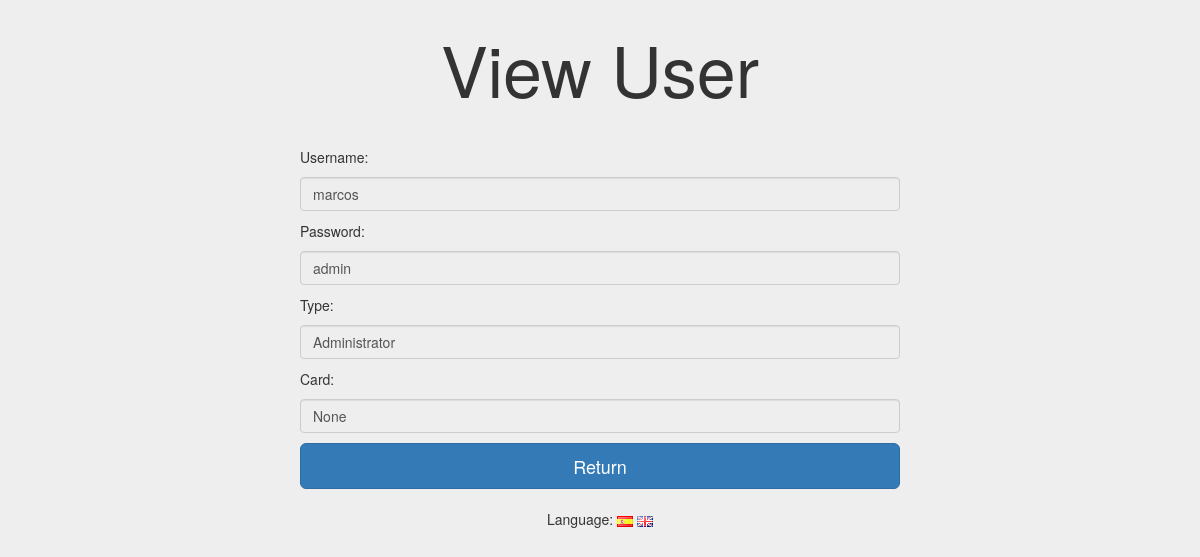
The page /index.php?controller=users&action=view&username=marcos (signed in) on the database as committed earlier.
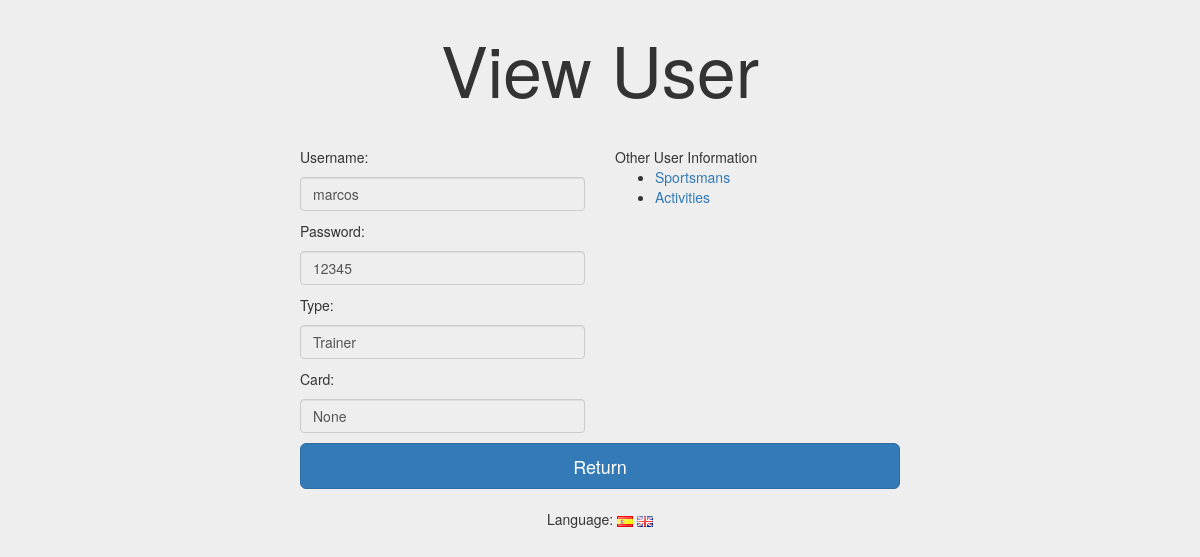
The same page on the database as committed later.
### tables this page shows
CREATE TABLE users (
	id INT(11) NOT NULL AUTO_INCREMENT,
	username VARCHAR(255) UNIQUE NOT NULL,
	password VARCHAR(255) NOT NULL,
	tipo ENUM('deportista','entrenador','administrador') NOT NULL,
	subtipo ENUM('tdu', 'pef'),
	entrenador INT(11),
	
	PRIMARY KEY (id),
	FOREIGN KEY (entrenador) REFERENCES users(id)
);

### core/ViewManager.php (called while the page is built, shortened)
<?php
class ViewManager {
	private $fragmentContents = array();
	private $variables = array();
	private $currentFragment = self::DEFAULT_FRAGMENT;
	private $layout = "default";
	private function saveCurrentFragment() {
		$this->fragmentContents[$this->currentFragment].=ob_get_contents();
	}
	public function moveToFragment($name) {
		$this->currentFragment = $name;
	}
	public function getFragment($fragment, $default="") {
		return $this->fragmentContents[$fragment];
	}
	public function setVariable($varname, $value, $flash=false) {
		$this->variables[$varname] = $value;
	}
	public function getVariable($varname, $default=NULL) {
		if (!isset($this->variables[$varname])) {
			return $default;
		}
		return $this->variables[$varname];
	}
	public function setLayout($layout) {
		$this->layout = $layout;
	}
	public function render($controller, $viewname) {
		include(__DIR__."/../view/$controller/$viewname.php");
		$this->renderLayout();
	}
	private function renderLayout() {
		include(__DIR__."/../view/layouts/".$this->layout.".php");
	}
	private static $viewmanager_singleton = NULL;
	public static function getInstance() {
		if (self::$viewmanager_singleton == null) {
			self::$viewmanager_singleton = new ViewManager();
		}
		return self::$viewmanager_singleton;
	}
}

### controller/UsersController.php (called while the page is built, shortened)
<?php
require_once(__DIR__."/../core/ViewManager.php");
require_once(__DIR__."/../core/I18n.php");
require_once(__DIR__."/../model/User.php");
require_once(__DIR__."/../model/UserMapper.php");
class UsersController extends BaseController {
	private $userMapper;
	public function __construct() {
		$this->userMapper = new UserMapper();
	}
	public function view(){
		$username = $_REQUEST["username"];
		$user = $this->userMapper->findByUsername($username);
		$trainer = $this->userMapper->findById($user->getEntrenador());
		$this->view->setVariable("user", $user);
		$this->view->setVariable("trainer", $trainer);
		$this->view->setLayout("welcome");
		$this->view->render("users", "view");
	}
}

### index.php (called while the page is built, shortened)
<?php
function run() {
	try {
		$controller = loadController($_GET["controller"]);
		$actionName = $_GET["action"];
		$controller->$actionName();
	} catch(Exception $ex) {
		die(i18n("An error has ocurred.<br>").$ex->getMessage());
	}
}
function loadController($controllerName) {
	return new $controllerClassName();
}
run();
?>

### model/User.php (called while the page is built, shortened)
<?php
class User {
	private $username;
	private $password;
	private $tipo;
	private $subtipo;
	public function __construct($id=NULL, $username=NULL, $password=NULL, $tipo=NULL, $subtipo=NULL, $entrenador=NULL) {
		$this->username = $username;
		$this->password = $password;
		$this->tipo = $tipo;
		$this->subtipo = $subtipo;
	}
	public function getUsername() {
		return $this->username;
	}
	public function getPassword() {
		return $this->password;
	}
	public function getTipo() {
		return $this->tipo;
	}
	public function getSubtipo() {
		return $this->subtipo;
	}
	public function setUsername($username) {
		$this->username = $username;
	}
	public function setTipo($tipo) {
		$this->tipo = $tipo;
	}
}

### model/UserMapper.php (called while the page is built, shortened)
<?php
require_once(__DIR__."/../core/PDOConnection.php");
class UserMapper {
	private $db;
	public function __construct() {
		$this->db = PDOConnection::getInstance();
	}
	public function findByUsername($username){
		$stmt = $this->db->prepare("SELECT * FROM users WHERE username=?");
		$stmt->execute(array($username));
		$user = $stmt->fetch(PDO::FETCH_ASSOC);
		if($user != null) {
			return new User($user["id"],
							$user["username"],
							$user["password"],
							$user["tipo"],
							$user["subtipo"],
							$user["entrenador"]);
		} else {
			return NULL;
		}
	}
}

### core/PDOConnection.php (called while the page is built)
<?php
class PDOConnection {
	private static $dbhost = "127.0.0.1";
	private static $dbname = "gesgym";
	private static $dbuser = "gguser";
	private static $dbpass = "ggpass";
	private static $db_singleton = null;
	public static function getInstance() {
		if (self::$db_singleton == null) {
			self::$db_singleton = new PDO(
				"mysql:host=".self::$dbhost.";dbname=".self::$dbname.";charset=utf8",
				self::$dbuser,
				self::$dbpass,
				array(
					PDO::ATTR_EMULATE_PREPARES => false,
					PDO::ATTR_ERRMODE => PDO::ERRMODE_EXCEPTION
				)
			);
		}
		return self::$db_singleton;
	}
}
?>

### core/I18n.php (called while the page is built, shortened)
<?php
class I18n {
	private $messages;
	public function setLanguage($language) {
		$this->messages = $i18n_messages;
	}
	public function i18n($key) {
		if (isset($this->messages[$key])){
			return $this->messages[$key];
		}else{
			return $key;
		}
	}
	private static $i18n_singleton = null;
	public static function getInstance() {
		if (self::$i18n_singleton == NULL) {
			self::$i18n_singleton = new I18n();
		}
		return self::$i18n_singleton;
	}
}
function i18n($key) {
	return I18n::getInstance()->i18n($key);
}

### view/users/view.php (the view, shortened to what this page needs)
<?php
require_once(__DIR__."/../../core/ViewManager.php");
$view = ViewManager::getInstance();
$user = $view->getVariable("user");
$view->setVariable("title", i18n("GesGym - View User"));
$view->setVariable("header", i18n("View User"));
?>
			<div class="row">
				<div class="col-sm-<?php if($user->getTipo() == "administrador") print "12"; else print "6"; ?>">
					<?=i18n("Username")?>:
					<input disabled type="text" class="form-control" placeholder="<?=i18n("Username")?>" value="<?=$user->getUsername()?>"/>
					<?=i18n("Password")?>:
					<input disabled type="text" class="form-control" placeholder="<?=i18n("Password")?>" value="<?=$user->getPassword()?>"/>
					<?=i18n("Type")?>:
					<input disabled type="text" class="form-control" placeholder="<?=i18n("Type")?>"
						value="<?php if($user->getTipo() == "deportista"){print i18n("Sportsman");}
									 if($user->getTipo() == "entrenador"){print i18n("Trainer");}
									 if($user->getTipo() == "administrador"){print i18n("Administrator");} ?>"/>
					<?=i18n("Card")?>:
					<input disabled type="text" class="form-control" placeholder="<?=i18n("Card")?>"
						value="<?php if($user->getSubtipo() == null){print i18n("None");}
									 if($user->getSubtipo() == "pef"){print i18n("Get Fit");} ?>"/>
				</div>
<?php if($user->getTipo() != "administrador") { ?>
				<div class="col-sm-6">
					<div><?=i18n("Other User Information")?></div>
<?php if($user->getTipo() == "entrenador") { ?>
					<ul>
						<li><a><?=i18n("Sportsman")?>s</a></li>
						<li><a><?=i18n("Activities")?></a></li>
					</ul>
<?php } ?>
				</div>
<?php } ?>
			</div>
			<a class="btn btn-lg btn-primary btn-block" href="index.php?controller=users&amp;action=usersList"><?=i18n("Return")?></a>
<?=$view->moveToFragment("css")?>		<link rel="stylesheet" type="text/css" href="css/viewUserStyle.css"/>

### view/layouts/welcome.php (shortened to what this page needs)
<?php
$view = ViewManager::getInstance();
?>
<!DOCTYPE html>
<html>
	<head>
		<link rel="stylesheet" type="text/css" href="bootstrap/css/bootstrap.css"/>
		<link rel="stylesheet" type="text/css" href="css/layoutStyle.css"/>
	</head>
	<body>
		<header>
			<h1><?=$view->getVariable("header", "no title")?></h1>
		</header>
		<main>
<?=$view->getFragment(ViewManager::DEFAULT_FRAGMENT)?>
		</main>
		<footer>
<?php include(__DIR__."/languageSelect.php"); ?>
		</footer>
	</body>
</html>

### view/layouts/languageSelect.php (shortened to what this page needs)
<?=i18n("Language")?>:
<a href="index.php?controller=languages&amp;action=change&amp;lang=es"><img src="img/es.gif" alt="<?=i18n("Spanish")?>"></a>
<a href="index.php?controller=languages&amp;action=change&amp;lang=en"><img src="img/en.gif" alt="<?=i18n("English")?>"></a>

### css/layoutStyle.css (style rules this page uses)
header { margin-top: 20px; }
h1 { text-align: center; padding-bottom: 50px; font-size: 70px; }
footer { text-align: center; margin-top: 20px; }

### css/viewUserStyle.css (style rules this page uses)
body { padding-top: 50px; background-color: #eee; }
h1 { text-align: center; padding-bottom: 30px; font-size: 70px; margin-top: -40px; }
main { max-width: 600px; margin: auto; }
input { margin-top: 10px; margin-bottom: 10px; }

Rows that differ between the two databases and show on the page:
changed users "marcos": password "admin" → "12345"; tipo "administrador" → "entrenador" (drawn)
Other text that changed with them:
form field i18n: "Administrator" → "Trainer"
i18n("Other User Information"): (not shown) → "Other User Information"
i18n("Sportsman"): (not shown) → "Sportsman"
i18n("Activities"): (not shown) → "Activities"
text now shown: "s"
